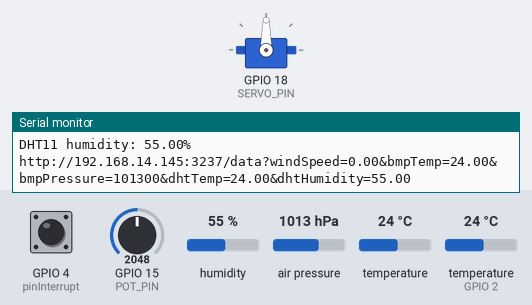
A sketch run on a simulated ESP32. Shown: servo, the last lines printed to the serial monitor. Inputs (shaded band) come from the test bench; at power-on: GPIO 15 (POT_PIN) = 2048, GPIO 4 (pinInterrupt) HIGH, humidity 55 %, air pressure 1013 hPa, temperature 24 °C, temperature (sensor on GPIO 2) 24 °C. WiFi joins after 1.5 s; servers stay silent unless stated; uploads are accepted with an empty reply.

Above: at 2.7 s.
2.8 s: GPIO 15 (POT_PIN) set to 2866
At 3.3 s:
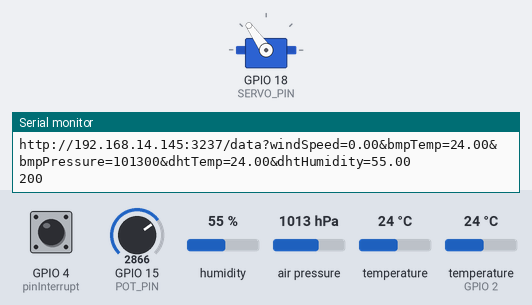
4.3 s: GPIO 15 (POT_PIN) set to 3972
At 5.5 s:
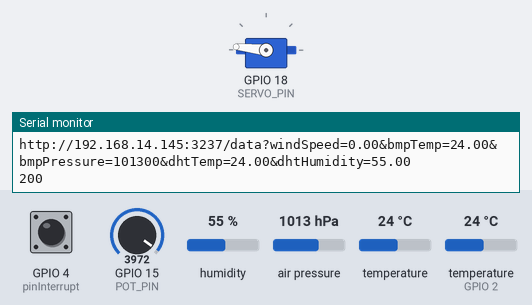
5.8 s: GPIO 15 (POT_PIN) set to 1228
At 6.8 s:
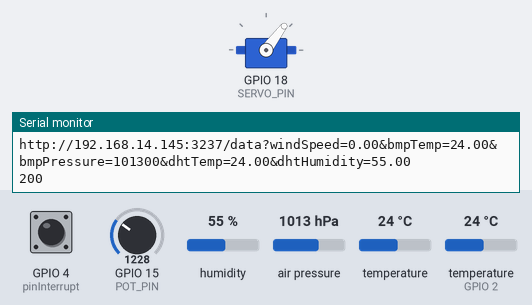
7.3 s: GPIO 15 (POT_PIN) set to 122
At 7.9 s:
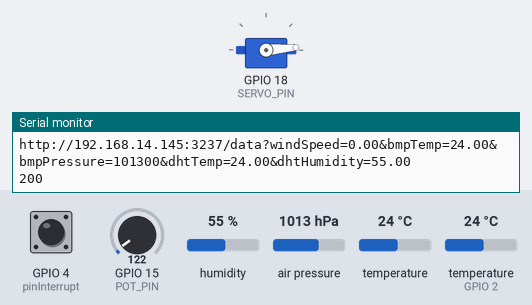
Timing chart, 0 to 9.8 s (numbered marks = the images above; inputs shaded):
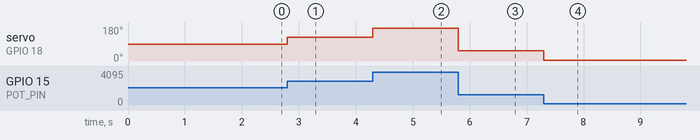

Measured:
- after the input at 2.8 s, servo on GPIO 18 (SERVO_PIN): 90° → 125° at once
- after the input at 4.3 s, servo on GPIO 18 (SERVO_PIN): 125° → 174° at once
- after the input at 5.8 s, servo on GPIO 18 (SERVO_PIN): 174° → 53° at once
- after the input at 7.3 s, servo on GPIO 18 (SERVO_PIN): 53° → 5° at once

The sketch:

sensor_test.ino
```cpp
#include <Adafruit_BMP085.h>
#include <Adafruit_Sensor.h>
#include <DHT.h>
#include <DHT_U.h>
#include <Arduino.h>
#include <WiFi.h>
#include <WiFiMulti.h>
#include <HTTPClient.h>
#include <stdio.h>
#include <ESP32Servo.h>
#define POT_PIN 15
#define SERVO_PIN 18

WiFiMulti wifiMulti;

// Server variables
const char* ssid = "********"; //Your Wifi's SSID
const char* password = "********"; //Wifi Password

const char* laptopAt = "http://192.168.14.145:3237"; //change to your Laptop's IP

// for BMP180
Adafruit_BMP085 bmp;

// for anemometer
unsigned long lastDebounceTime = 0;  // the last time the output pin was toggled
unsigned long debounceDelay = 1000;    // the debounce time; increase if the output flickers
int pinInterrupt = 4;
int count = 0;

// for DHT22
#define DHTPIN 2     // Digital pin connected to the DHT sensor
#define DHTTYPE    DHT11     // DHT 11
DHT_Unified dht(DHTPIN, DHTTYPE);

char* url;
float windSpeed;
float bmpTemp;
int bmpPressure;
float dhtTemp;
float dhtHumidity;

// for servo
Servo myServo;
int pos;

void onChange()
{
  if ( digitalRead(pinInterrupt) == LOW )
    count++;
}


void setup()
{
  ESP32PWM::allocateTimer(0);
	ESP32PWM::allocateTimer(1);
	ESP32PWM::allocateTimer(2);
	ESP32PWM::allocateTimer(3);
	myServo.setPeriodHertz(50);    // standard 50 hz servo
	myServo.attach(SERVO_PIN, 500, 2500); // attaches the servo on pin 18 to the servo object

  Serial.begin(115200); //Initialize serial port
  pinMode(pinInterrupt, INPUT_PULLUP);// set the interrupt pin

  wifiMulti.addAP(ssid, password);

  while (wifiMulti.run() != WL_CONNECTED) {
    delay(500);
    Serial.print(".");
  }
  Serial.println("");
  Serial.print("Connected to ");
  Serial.println(ssid);
  Serial.print("IP address: ");
  Serial.println(WiFi.localIP());

  //Enable
  attachInterrupt(digitalPinToInterrupt(pinInterrupt), onChange, FALLING);

  if (!bmp.begin()) {
	  Serial.println("Could not find a valid BMP085 sensor, check wiring!");
  }

  dht.begin();
  sensor_t sensor;
  dht.temperature().getSensor(&sensor);
  Serial.println(F("------------------------------------"));
  Serial.println(F("Temperature Sensor"));
  Serial.print  (F("Sensor Type: ")); Serial.println(sensor.name);
  Serial.print  (F("Driver Ver:  ")); Serial.println(sensor.version);
  Serial.print  (F("Unique ID:   ")); Serial.println(sensor.sensor_id);
  Serial.print  (F("Max Value:   ")); Serial.print(sensor.max_value); Serial.println(F("°C"));
  Serial.print  (F("Min Value:   ")); Serial.print(sensor.min_value); Serial.println(F("°C"));
  Serial.print  (F("Resolution:  ")); Serial.print(sensor.resolution); Serial.println(F("°C"));
  Serial.println(F("------------------------------------"));
  dht.humidity().getSensor(&sensor);
  Serial.println(F("Humidity Sensor"));
  Serial.print  (F("Sensor Type: ")); Serial.println(sensor.name);
  Serial.print  (F("Driver Ver:  ")); Serial.println(sensor.version);
  Serial.print  (F("Unique ID:   ")); Serial.println(sensor.sensor_id);
  Serial.print  (F("Max Value:   ")); Serial.print(sensor.max_value); Serial.println(F("%"));
  Serial.print  (F("Min Value:   ")); Serial.print(sensor.min_value); Serial.println(F("%"));
  Serial.print  (F("Resolution:  ")); Serial.print(sensor.resolution); Serial.println(F("%"));
  Serial.println(F("------------------------------------"));
}

void loop()
{
  pos = analogRead(POT_PIN) * 180 / 4096;
  myServo.write(pos);

  // all tasks performed once per period depending on debounce delay
  if ((millis() - lastDebounceTime) > debounceDelay && WiFi.status() == WL_CONNECTED)
  {

    lastDebounceTime = millis();
    HTTPClient http;

    // wind speed readings
    windSpeed = (count * 8.75) / 100;
    Serial.print("Wind Speed: ");
    Serial.print(windSpeed);
    Serial.println("m/s");
    count = 0;

    // BMP180 readings
    bmpTemp = bmp.readTemperature();
    Serial.print("BMP180 temperature: ");
    Serial.print(bmpTemp);
    Serial.println(" *C");

    bmpPressure = bmp.readPressure();
    Serial.print("BMP180 pressure: ");
    Serial.print(bmpPressure);
    Serial.println(" Pa");

    // DHT11 readings
    sensors_event_t event;
    dht.temperature().getEvent(&event);
    if (isnan(event.temperature)) {
      Serial.println(F("Error reading temperature!"));
    }
    else {
      dhtTemp = event.temperature;
      Serial.print(F("DHT11 temperature: "));
      Serial.print(dhtTemp);
      Serial.println(F("°C"));
    }
    dht.humidity().getEvent(&event);
    if (isnan(event.relative_humidity)) {
      Serial.println(F("Error reading humidity!"));
    }
    else {
      dhtHumidity = event.relative_humidity;
      Serial.print(F("DHT11 humidity: "));
      Serial.print(dhtHumidity);
      Serial.println(F("%"));
    }

    // send readings to server
    url = (char*) malloc(128);
    snprintf(url, 128, "%s/data?windSpeed=%.2f&bmpTemp=%.2f&bmpPressure=%d&dhtTemp=%.2f&dhtHumidity=%.2f",
      laptopAt, windSpeed, bmpTemp, bmpPressure, dhtTemp, dhtHumidity);
    http.begin(url);
    Serial.println(url);
    int returnCode = http.GET();   //perform a HTTP GET request

    Serial.println(returnCode);

    if (returnCode > 0){
      String payload = http.getString();
      Serial.println(payload);
    }
    http.end();
    free(url);
    Serial.println();
  }
}
```
